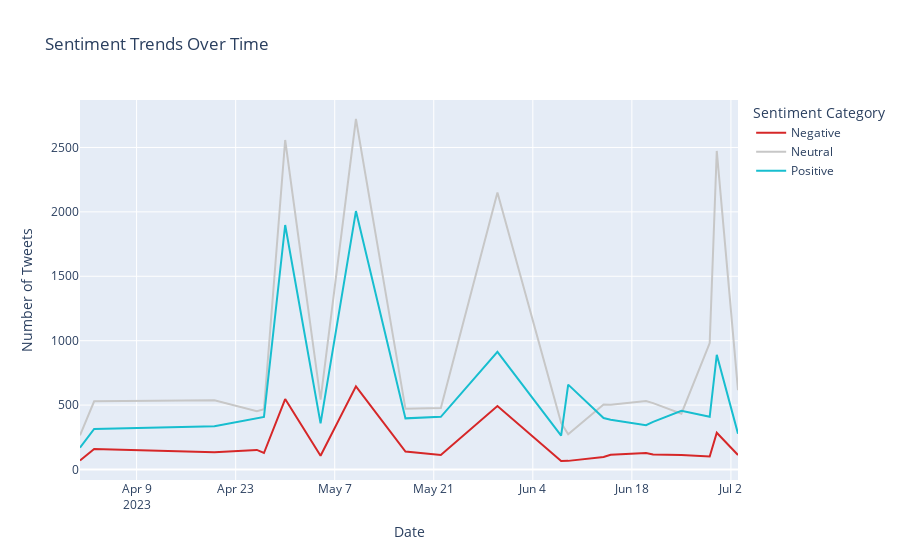

Notebook source saved alongside this figure:
### Markdown cell above
# Trends Over Time

### Code cell
# Group by date and sentiment category
sentiment_trends = df_cleaned.groupby(['Date', 'Sentiment Category']).size().reset_index(name='Count')

# Create a line chart
fig = px.line(
    sentiment_trends,
    x='Date',
    y='Count',
    color='Sentiment Category',
    title='Sentiment Trends Over Time',
    color_discrete_map = custom_colours
)

# Customize layout
fig.update_layout(
    xaxis_title="Date",
    yaxis_title="Number of Tweets",
    legend_title="Sentiment Category"
)

fig.show()

### Figure 1 — Plotly figure (JSON) as saved in the notebook; plotly's stock layout.template omitted (floating-point values rounded to 4 significant figures)
{"data": [{"hovertemplate": "Sentiment Category=Negative<br>Date=%{x}<br>Count=%{y}<extra></extra>", "legendgroup": "Negative", "line": {"color": "#d62728", "dash": "solid"}, "marker": {"symbol": "circle"}, "mode": "lines", "name": "Negative", "orientation": "v", "showlegend": true, "type": "scatter", "x": ["2023-04-01", "2023-04-03", "2023-04-20", "2023-04-26", "2023-04-27", "2023-04-30", "2023-05-05", "2023-05-10", "2023-05-17", "2023-05-22", "2023-05-30", "2023-06-08", "2023-06-09", "2023-06-14", "2023-06-15", "2023-06-20", "2023-06-21", "2023-06-25", "2023-06-29", "2023-06-30", "2023-07-03"], "xaxis": "x", "y": [70, 160, 133, 152, 128, 547, 107, 645, 139, 113, 493, 66, 67, 97, 114, 128, 117, 112, 101, 285, 112], "yaxis": "y"}, {"hovertemplate": "Sentiment Category=Neutral<br>Date=%{x}<br>Count=%{y}<extra></extra>", "legendgroup": "Neutral", "line": {"color": "#c7c7c7", "dash": "solid"}, "marker": {"symbol": "circle"}, "mode": "lines", "name": "Neutral", "orientation": "v", "showlegend": true, "type": "scatter", "x": ["2023-04-01", "2023-04-03", "2023-04-20", "2023-04-26", "2023-04-27", "2023-04-30", "2023-05-05", "2023-05-10", "2023-05-17", "2023-05-22", "2023-05-30", "2023-06-08", "2023-06-09", "2023-06-14", "2023-06-15", "2023-06-20", "2023-06-21", "2023-06-25", "2023-06-29", "2023-06-30", "2023-07-03"], "xaxis": "x", "y": [266, 529, 537, 453, 468, 2558, 543, 2721, 471, 478, 2151, 362, 274, 505, 502, 531, 515, 433, 981, 2473, 616], "yaxis": "y"}, {"hovertemplate": "Sentiment Category=Positive<br>Date=%{x}<br>Count=%{y}<extra></extra>", "legendgroup": "Positive", "line": {"color": "#17becf", "dash": "solid"}, "marker": {"symbol": "circle"}, "mode": "lines", "name": "Positive", "orientation": "v", "showlegend": true, "type": "scatter", "x": ["2023-04-01", "2023-04-03", "2023-04-20", "2023-04-26", "2023-04-27", "2023-04-30", "2023-05-05", "2023-05-10", "2023-05-17", "2023-05-22", "2023-05-30", "2023-06-08", "2023-06-09", "2023-06-14", "2023-06-15", "2023-06-20", "2023-06-21", "2023-06-25", "2023-06-29", "2023-06-30", "2023-07-03"], "xaxis": "x", "y": [169, 315, 336, 396, 408, 1898, 358, 2006, 397, 409, 913, 263, 659, 400, 387, 344, 370, 455, 409, 890, 278], "yaxis": "y"}], "layout": {"legend": {"title": {"text": "Sentiment Category"}, "tracegroupgap": 0}, "title": {"text": "Sentiment Trends Over Time"}, "xaxis": {"anchor": "y", "domain": [0, 1], "title": {"text": "Date"}}, "yaxis": {"anchor": "x", "domain": [0, 1], "title": {"text": "Number of Tweets"}}}}
